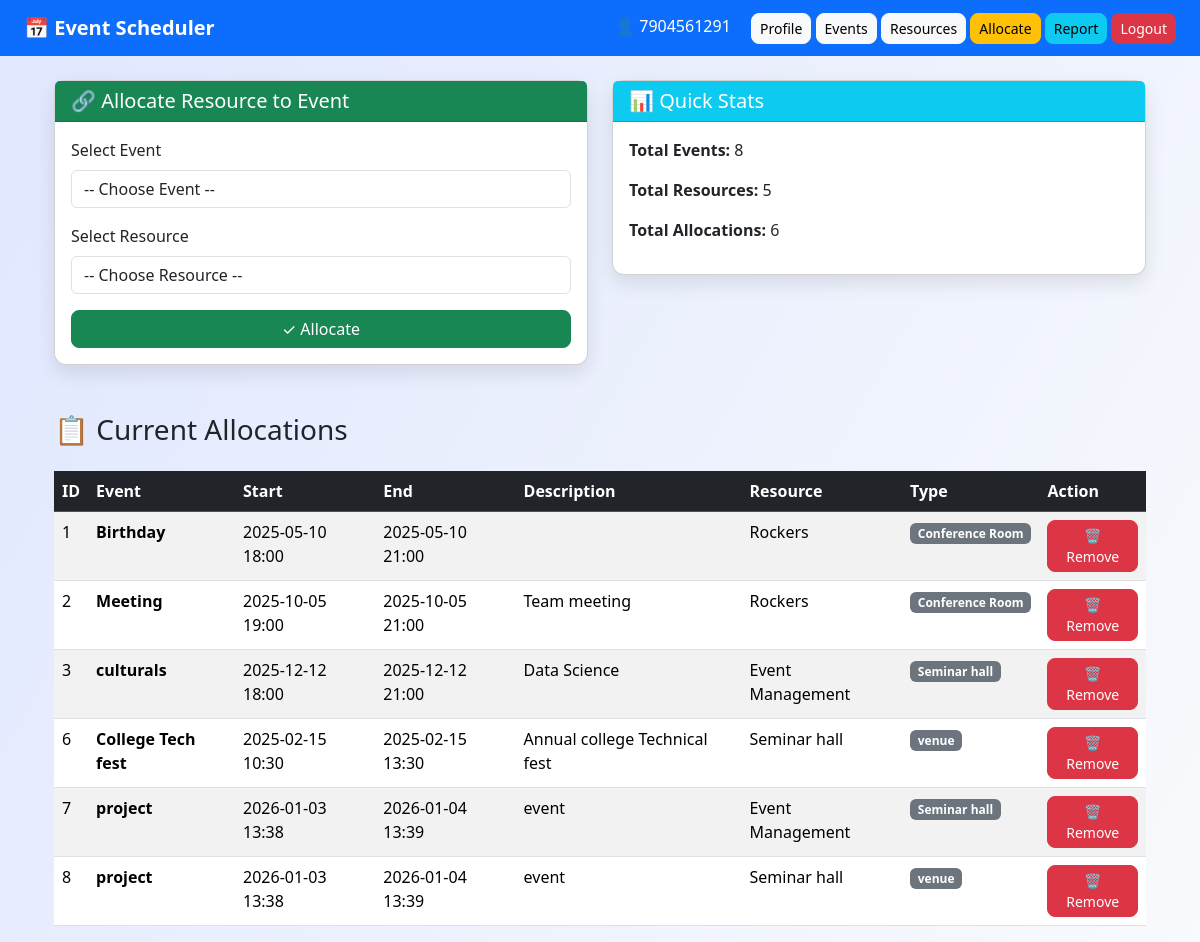
/allocate (signed in), run on the app's committed database.
### models.py (models this page shows, shortened)
class EventResourceAllocation(db.Model):
    __tablename__ = 'event_resource_allocations'
    allocation_id = db.Column(db.Integer, primary_key=True)
    event_id = db.Column(db.Integer, db.ForeignKey('events.event_id'), nullable=False)
    resource_id = db.Column(db.Integer, db.ForeignKey('resources.resource_id'), nullable=False)
    __table_args__ = (
        db.UniqueConstraint('event_id', 'resource_id', name='unique_event_resource'),
    )

class Event(db.Model):
    __tablename__ = 'events'
    event_id = db.Column(db.Integer, primary_key=True)
    user_id = db.Column(db.Integer, db.ForeignKey('users.user_id'), nullable=True)
    user = db.relationship('User', backref='events')
    title = db.Column(db.String(100), nullable=False)
    start_time = db.Column(db.DateTime, nullable=False)
    end_time = db.Column(db.DateTime, nullable=False)
    description = db.Column(db.Text)
    allocations = db.relationship(
        'EventResourceAllocation',
        backref='event',
        cascade='all, delete-orphan'
    )

class Resource(db.Model):
    __tablename__ = 'resources'
    resource_id = db.Column(db.Integer, primary_key=True)
    resource_name = db.Column(db.String(100), nullable=False)
    resource_type = db.Column(db.String(50), nullable=False)
    allocations = db.relationship(
        'EventResourceAllocation',
        backref='resource',
        cascade='all, delete-orphan'
    )

### app.py (the view, shortened to what this page needs)
@app.route('/allocate', methods=['GET', 'POST'])
@login_required
def allocate_resource():
    events = Event.query.all()
    resources = Resource.query.all()
    allocations = EventResourceAllocation.query.all()
    error = None
    return render_template(
        'allocate.html',
        events=events,
        resources=resources,
        allocations=allocations,
        error=error
    )

### app.py (called while the page is built)
def login_required(f):
    @wraps(f)
    def decorated_function(*args, **kwargs):
        if 'user' not in session:
            return redirect(url_for('login'))
        return f(*args, **kwargs)
    return decorated_function

### templates/allocate.html (shortened to what this page needs)
{% extends 'base.html' %}
{% block content %}
<div class="container-fluid">
    <div class="row mb-5">
        <div class="col-md-6">
            <div class="card">
                <div class="card-header bg-success text-white">
                    <h5 class="mb-0">🔗 Allocate Resource to Event</h5>
                </div>
                <div class="card-body">
                    <form method="post">
                        <div class="mb-3">
                            <label for="event_id" class="form-label">Select Event</label>
                            <select name="event_id" id="event_id" class="form-control" required>
                                <option value="">-- Choose Event --</option>
                            </select>
                        </div>
                        <div class="mb-3">
                            <label for="resource_id" class="form-label">Select Resource</label>
                            <select name="resource_id" id="resource_id" class="form-control" required>
                                <option value="">-- Choose Resource --</option>
                            </select>
                        </div>
                        <button type="submit" class="btn btn-success w-100">✓ Allocate</button>
                    </form>
                </div>
            </div>
        </div>
        <div class="col-md-6">
            <div class="card">
                <div class="card-header bg-info text-white">
                    <h5 class="mb-0">📊 Quick Stats</h5>
                </div>
                <div class="card-body">
                    <p><strong>Total Events:</strong> {{ events|length }}</p>
                    <p><strong>Total Resources:</strong> {{ resources|length }}</p>
                    <p><strong>Total Allocations:</strong> <span id="allocCount">{{ allocations|length }}</span></p>
                </div>
            </div>
        </div>
    </div>
    <div class="row">
        <div class="col-12">
            <h3 class="mb-4">📋 Current Allocations</h3>
            <table class="table table-striped table-hover">
                <thead class="table-dark">
                    <tr>
                        <th>ID</th>
                        <th>Event</th>
                        <th>Start</th>
                        <th>End</th>
                        <th>Description</th>
                        <th>Resource</th>
                        <th>Type</th>
                        <th>Action</th>
                    </tr>
                </thead>
                <tbody id="allocationsBody">
                    {% if allocations|length == 0 %}
                        <tr><td colspan="8" class="text-center text-muted">No allocations yet. Create one using the form above!</td></tr>
                    {% else %}
                        {% for a in allocations %}
                        <tr>
                            <td>{{ a.allocation_id }}</td>
                            <td><strong>{{ a.event.title }}</strong></td>
                            <td>{{ a.event.start_time.strftime('%Y-%m-%d %H:%M') if a.event and a.event.start_time }}</td>
                            <td>{{ a.event.end_time.strftime('%Y-%m-%d %H:%M') if a.event and a.event.end_time }}</td>
                            <td>{{ (a.event.description[:80] + '...') if a.event and a.event.description and a.event.description|length > 80 else (a.event.description or '') }}</td>
                            <td>{{ a.resource.resource_name }}</td>
                            <td><span class="badge bg-secondary">{{ a.resource.resource_type }}</span></td>
                            <td>
                                <form method="POST" action="/allocations/remove/{{ a.allocation_id }}" style="display:inline;" onsubmit="return confirm('Remove this allocation?');">
                                    <button class="btn btn-sm btn-danger" type="submit">🗑️ Remove</button>
                                </form>
                            </td>
                        </tr>
                        {% endfor %}
                    {% endif %}
                </tbody>
            </table>
        </div>
    </div>
</div>
{% endblock %}

### static/style.css (style rules this page uses)
body { background: linear-gradient(120deg, #e0e7ff, #f8fafc); min-height: 100vh; }
.card { border-radius: 12px; box-shadow: 0 8px 20px rgba(0,0,0,0.1); }
.btn { border-radius: 8px; }
.table { background: white; }

### data on the page
EventResourceAllocation: allocation_id "1", event "Birthday", event.start_time "2025-05-10 18:00", event.end_time "2025-05-10 21:00", resource.resource_name "Rockers", resource.resource_type "Conference Room"
EventResourceAllocation: allocation_id "2", event "Meeting", event.start_time "2025-10-05 19:00", event.end_time "2025-10-05 21:00", resource.resource_name "Rockers", resource.resource_type "Conference Room"
Event: description "Team meeting"
EventResourceAllocation: allocation_id "3", event "culturals", event.start_time "2025-12-12 18:00", event.end_time "2025-12-12 21:00", resource.resource_name "Event Management", resource.resource_type "Seminar hall"
Event: description "Data Science"
EventResourceAllocation: allocation_id "6", event "College Tech fest", event.start_time "2025-02-15 10:30", event.end_time "2025-02-15 13:30", resource.resource_name "Seminar hall", resource.resource_type "venue"
Event: description "Annual college Technical fest"
EventResourceAllocation: allocation_id "7", event "project", event.start_time "2026-01-03 13:38", event.end_time "2026-01-04 13:39", resource.resource_name "Event Management", resource.resource_type "Seminar hall"
Event: description "event"
EventResourceAllocation: allocation_id "8", event "project", event.start_time "2026-01-03 13:38", event.end_time "2026-01-04 13:39", resource.resource_name "Seminar hall", resource.resource_type "venue"

### other printed values
{{ session['user'] }} "7904561291"
{{ events|length }} "8"
{{ resources|length }} "5"
{{ allocations|length }} "6"
